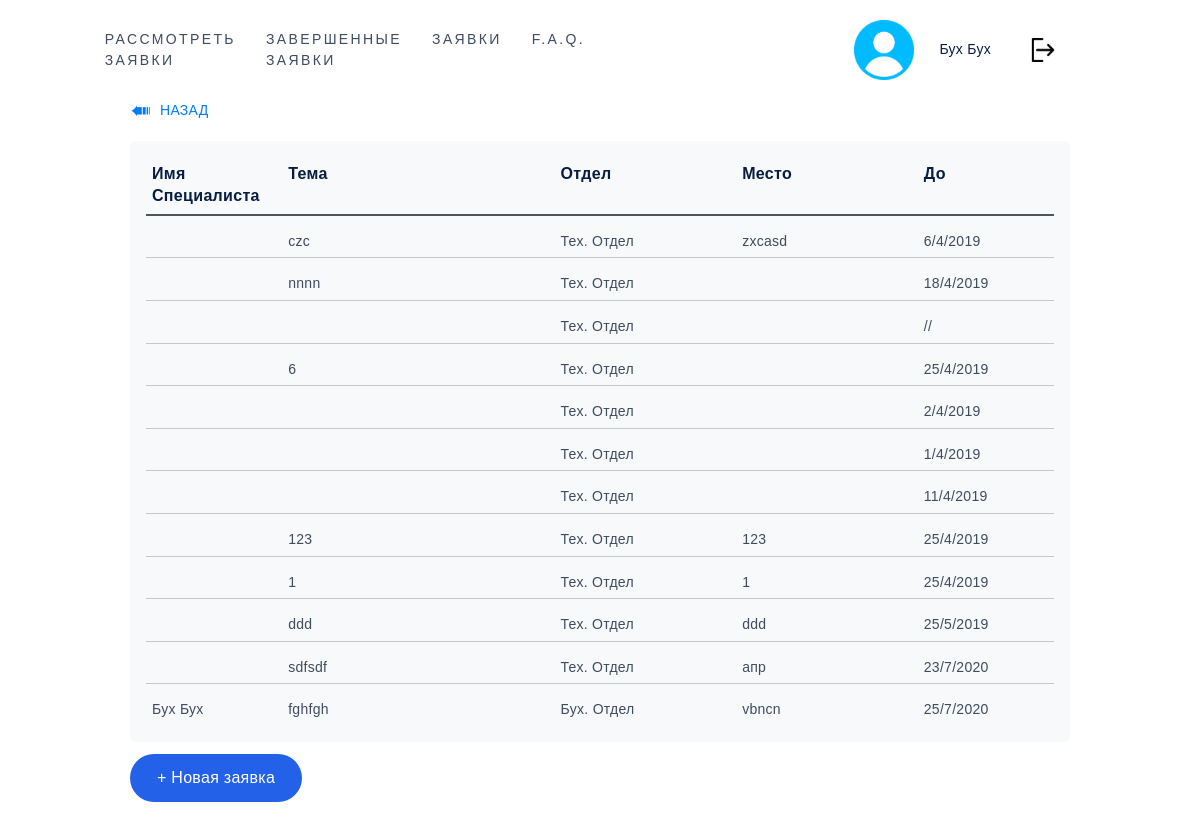
Page /helpdesk/list-tickets.html (signed in) on the earlier database version.
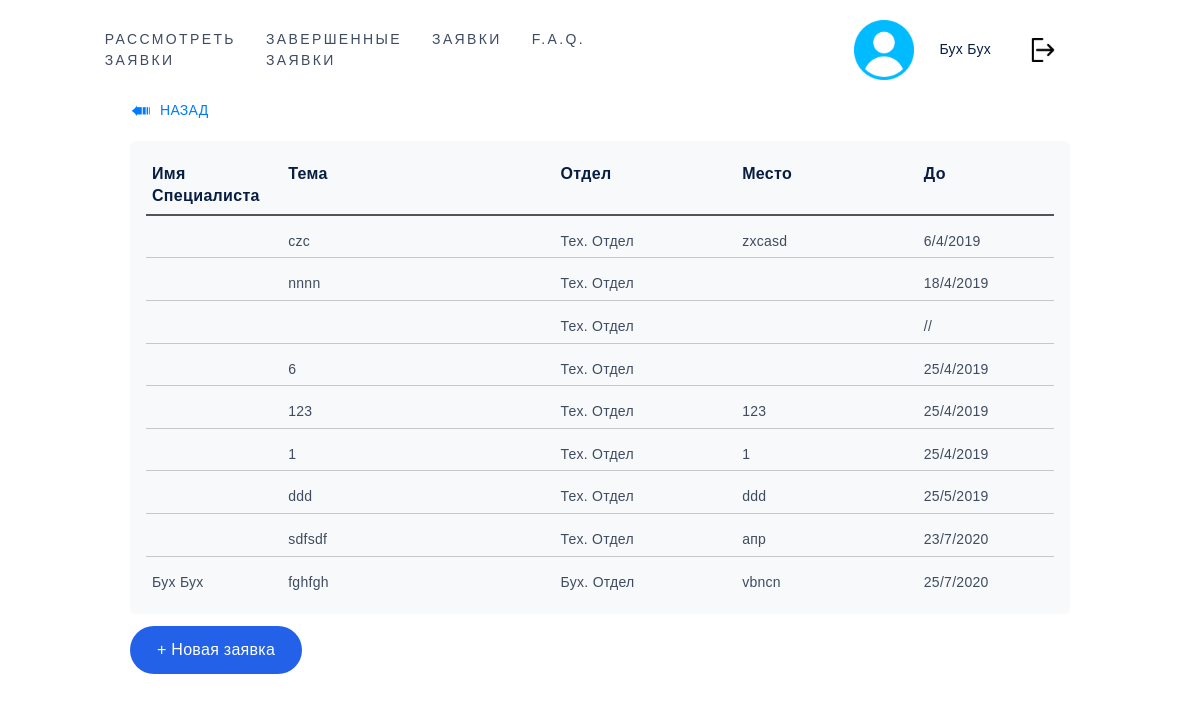
Same page on the later database version.
### helpdesk/models.py (models this page shows, shortened)
class Ticket(models.Model):
    requestor = models.ForeignKey('auth.User', on_delete=models.CASCADE, related_name="requestor")
    worker = models.ForeignKey('auth.User', on_delete=models.SET_NULL, null=True, related_name="worker")
    theme = models.CharField(max_length=100, default="")
    targeted_department = models.ForeignKey('Department', on_delete=models.CASCADE, related_name="targeted_department")
    place = models.CharField(max_length=100, default="")
    priority = models.IntegerField(default="0")  # 0-Низкий 1-Средний 2-Высокий
    details = models.CharField(max_length=1000, default="")
    pub_date = models.DateTimeField('date published')
    exp_date = models.DateTimeField('expiration date')
    finished = models.BooleanField(default="False")
    deleted = models.BooleanField(default="False")
    chat = models.TextField(default="")

class Department(models.Model):
    name = models.CharField(max_length=100)
    head = models.ForeignKey('auth.User', null=True, on_delete=models.CASCADE, related_name="head")

### helpdesk/views.py (the view)
# urls.py: path('list-tickets.html', views.ListTickets.as_view(), name='list-tickets'),
class ListTickets(AbstractTicketListing):
    def get_queryset(self):
        result_list = models.Ticket.objects.filter(requestor=self.request.user)
        return result_list.filter(finished=False, deleted=False).order_by('id')

### helpdesk/views.py (called while the page is built)
    def get_context_data(self, **kwargs):
        context = super().get_context_data(**kwargs)
        context['user'] = self.request.user.first_name + " " + self.request.user.last_name
        if models.EmployeesInDepartments.objects.filter(person=self.request.user).count() > 0:
            context['isWorker'] = True
        return context

### helpdesk/templates/helpdesk/list-tickets.html (shortened to what this page needs)
{%extends 'helpdesk/father_frame.html'%}
{%block contents%}
	<section class="section-one-class" id="section-one-id">
		<div class="container">
			<div class="row">
				<div class="col">
					<a href="#" onclick="history.back();return false;" class="toback">Назад</a>
				</div>
			</div>
			<div class="row">
				<div class="col-lg d-flex justify-content-center">
					<ul class="list-tickets">
						<li class="wr-label d-flex justify-content-between">
							<div class="label-name_ticket d-none d-md-block">
								<p>Имя Специалиста</p>
							</div>
							<div class="label-text_ticket">
								<p>Тема</p>
							</div>
							<div class="label-depart_ticket d-none d-md-block">
								<p>Отдел</p>
							</div>
							<div class="label-place_ticket d-none d-md-block">
								<p>Место</p>
							</div>
							<div class="label-priority_ticket">
								<p>До</p>
							</div>
						</li>
						{% for object in object_list %}
						<li class="wr-tickets">
							<a href="{%if isAdmining%}{%url 'helpdesk:view_ticket_admin' object.pk%}
									{%else%}{%url 'helpdesk:view_ticket' object.pk%}{% endif %}" class="d-flex">
								<div class="ticket-name d-none d-md-block">
									<p>{%if object.first_name == ''%}Ожидается{%else%}
										{{object.worker.first_name}} {{object.worker.last_name}}{%endif%}</p>
								</div>
								<div class="ticket-text">
									<p>{{object.theme}}</p>
								</div>
								<div class="ticket-depart d-none d-md-block">
									<p>{{object.targeted_department.name}}</p>
								</div>
								<div class="ticket-place d-none d-md-block">
									<p>{{object.place}}</p>
								</div>
								<div class="ticket-priority">
									<p>{%if object.priority == 0%}{%endif%}{%if object.priority == 2%}{%endif%}{%if object.priority == 1%}{%endif%}
										{{object.exp_date.day}}/{{object.exp_date.month}}/{{object.exp_date.year}}
									</p>
								</div>
							</a>
						</li>
						{%endfor%}
					</ul>
				</div>
			</div>
			{%if not isAdmining%}
			<div class="row">
				<div class="col">
					<a href="{%url 'helpdesk:new_ticket'%}" class="btn btn_new-message">
						+ Новая заявка
					</a>
				</div>
			</div>
			{%endif%}
		</div>
	</section>
{%endblock%}

### helpdesk/templates/helpdesk/father_frame.html (shortened to what this page needs)
<!DOCTYPE html>
{%load static%}
<html lang="ru">
<head>
	<link rel="stylesheet" href="{%static 'css/bootstrap-reboot.min.css'%}">
	<link rel="stylesheet" href="{%static 'css/bootstrap.min.css'%}">
	<link rel="stylesheet" href="{%static 'css/main.css'%}">
	<link rel="stylesheet" href="{%static 'css/media-queries.css'%}">
</head>
<body>
	<header class="header" id="header">
		<div class="container">
			<div class="row d-flex align-items-center justify-content-between">
				<div class="col-lg-2">
				</div>
				<div class="col-lg-4 d-flex justify-content-center justify-content-lg-end">
					<nav>
						<ul class="menu ttu d-flex">
							{%if isWorker%}
							<li class="menu__item">
								<a href="{%url 'helpdesk:list_tickets_admin'%}" class="menu__link">
									Рассмотреть заявки
								</a>
							</li>
							<li class="menu__item">
								<a href="{%url 'helpdesk:list-completed-tickets'%}" class="menu__link">
									Завершенные заявки
								</a>
							</li>
							{%endif%}
							<li class="menu__item">
								<a href="{%url 'helpdesk:list-tickets'%}" class="menu__link">
									Заявки
								</a>
							</li>
							<li class="menu__item">
								<a href="{%url 'helpdesk:faq'%}" class="menu__link">
									F.A.Q.
								</a>
							</li>
						</ul>
					</nav>
				</div>
				<div class="col-lg d-flex align-items-center justify-content-center justify-content-lg-end">
					<img src="{%static 'img/icon-user.png'%}" class="user-logo">
					<div class="user-account">
						<p class="user-name">
							{{user}}
						</p>
					</div>
					<a href="{%url 'helpdesk:logout'%}"><div class="exit"></div></a>
				</div>
			</div>
		</div>
	</header>
	{%block contents%}{%endblock%}
	<footer class="footer" id="footer">
		<div class="container"></div>
	</footer>
</body>
</html>

### helpdesk/static/css/main.css (style rules this page uses)
body { font-family: 'Exo 2.0', sans-serif; color: #081d42; padding: 0; letter-spacing: 0.02em; margin: 0; font-size: 14px; }
.container { width: 970px; margin: 0 auto; padding: 20px 0 0 0; }
div, p, form, input, a, span, button { box-sizing: border-box; }
p { margin: 0; font-size: 14px; line-height: 1.4em; letter-spacing: .02em; }
ul, li { display: block; padding: 0; margin: 0; }
a, a:hover, a:active { text-decoration: none; color: #3f4b60; }
a, button, input { transition: all 0.5s ease; outline: none; }
.ttu { text-transform: uppercase; }
.toback { display: inline-block; position: relative; padding-left: 30px; margin-bottom: 20px; text-transform: uppercase; color: #007bff; }
.toback:before { display: block; position: absolute; content: '➠'; transform: rotate(180deg); text-align: center; top: 2px; left: 0px; line-height: 20px; font-size: 25px; color: #007bff; }
.header { padding: 20px 0; }
.menu__link { letter-spacing: .17em; border-bottom: 1px dashed transparent; padding-bottom: 3px; cursor: pointer; }
.user-logo { max-width: 60px; max-height: 60px; width: 100%; }
.user-account { display: flex; flex-direction: column; margin-left: 25px; }
.user-name { font-size: 14px; }
.menu__item:not(:last-child) { margin-right: 30px; }
.exit { display: block; width: 24px; height: 24px; background: url("../img/logout.png") no-repeat center top / contain; cursor: pointer; margin-left: 40px; margin-right: 15px; }
.wr-label { margin: 10px; font-weight: 600; border-bottom: 2px solid #4e555b; }
.wr-label div { padding: 6px; }
.btn_new-message { background-color: #2261E8; color: #fff!important; border-radius: 50px!important; padding: 12px 27px; margin-top: 12px; border-style: none; }
.list-tickets { background-color: #f8f9fa; width: 100%; height: 100%; -webkit-border-radius: 6px; -moz-border-radius: 6px; border-radius: 6px; padding: 6px; }
.label-name p, .label-text p, .label-depart p, .label-place p, .label-priority p, .label-name_ticket p, .label-text_ticket p, .label-depart_ticket p, .label-place_ticket p, .label-priority_ticket p { font-size: 16px; text-align: left; }
.label-name_ticket { width: 15%; }
.label-text_ticket { width: 30%; }
.label-depart_ticket { width: 20%; }
.label-place_ticket { width: 20%; }
.label-priority_ticket { width: 15%; }
.wr-tickets { margin: 10px; cursor: pointer; }
.wr-tickets:not(:last-child) { border-bottom: 1px solid #c6c8ca; }
.wr-tickets div { padding: 6px; }
.ticket-name { width: 15%; }
.ticket-text { width: 30%; }
.ticket-depart { width: 20%; }
.ticket-place { width: 20%; }
.ticket-priority { width: 15%; }
.row { margin: 0 auto; }
.header { padding: 0; }

Differences in the rows shown:
no longer on this page (row edited): Ticket: targeted_department.name "Тех. Отдел", exp_date.day "2", exp_date.month "4", exp_date.year "2019"
no longer on this page (row edited): Ticket: targeted_department.name "Тех. Отдел", exp_date.day "1", exp_date.month "4", exp_date.year "2019"
no longer on this page (row edited): Ticket: targeted_department.name "Тех. Отдел", exp_date.day "11", exp_date.month "4", exp_date.year "2019"
